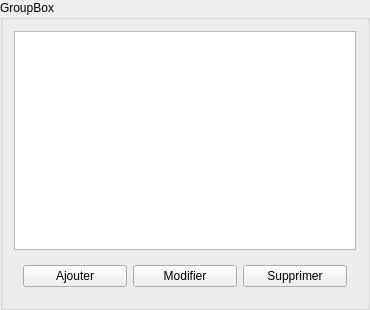
<?xml version="1.0" encoding="UTF-8"?>
<ui version="4.0">
 <class>rel_gbox</class>
 <widget class="QGroupBox" name="rel_gbox">
  <property name="geometry">
   <rect>
    <x>0</x>
    <y>0</y>
    <width>370</width>
    <height>310</height>
   </rect>
  </property>
  <property name="sizePolicy">
   <sizepolicy hsizetype="MinimumExpanding" vsizetype="MinimumExpanding">
    <horstretch>0</horstretch>
    <verstretch>0</verstretch>
   </sizepolicy>
  </property>
  <property name="minimumSize">
   <size>
    <width>0</width>
    <height>0</height>
   </size>
  </property>
  <property name="windowTitle">
   <string>GroupBox</string>
  </property>
  <property name="title">
   <string>GroupBox</string>
  </property>
  <layout class="QVBoxLayout" name="verticalLayout">
   <property name="sizeConstraint">
    <enum>QLayout::SetMinimumSize</enum>
   </property>
   <item>
    <widget class="QTableWidget" name="rel_tbl">
     <property name="sizePolicy">
      <sizepolicy hsizetype="Expanding" vsizetype="Expanding">
       <horstretch>0</horstretch>
       <verstretch>0</verstretch>
      </sizepolicy>
     </property>
     <property name="minimumSize">
      <size>
       <width>0</width>
       <height>0</height>
      </size>
     </property>
     <property name="editTriggers">
      <set>QAbstractItemView::NoEditTriggers</set>
     </property>
     <property name="gridStyle">
      <enum>Qt::SolidLine</enum>
     </property>
    </widget>
   </item>
   <item>
    <widget class="QWidget" name="qwidget" native="true">
     <layout class="QGridLayout" name="gridLayout_2">
      <item row="0" column="0">
       <widget class="QPushButton" name="add">
        <property name="text">
         <string>Ajouter</string>
        </property>
       </widget>
      </item>
      <item row="0" column="1">
       <widget class="QPushButton" name="edit">
        <property name="text">
         <string>Modifier</string>
        </property>
       </widget>
      </item>
      <item row="0" column="2">
       <widget class="QPushButton" name="delt">
        <property name="text">
         <string>Supprimer</string>
        </property>
       </widget>
      </item>
     </layout>
    </widget>
   </item>
  </layout>
 </widget>
 <resources/>
 <connections/>
</ui>
